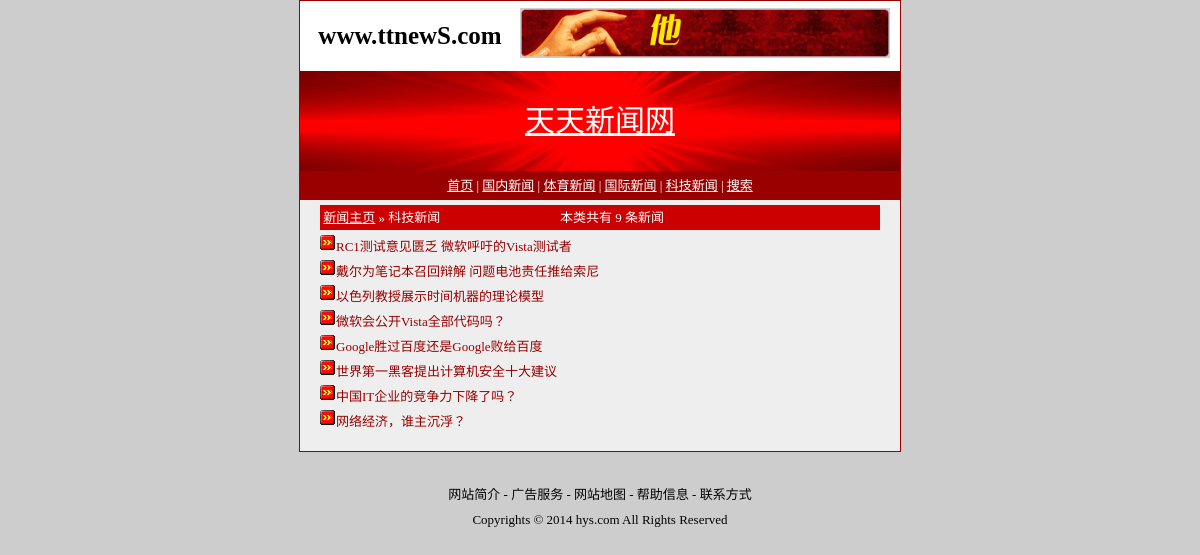
The app's page /newstype.php?typeId=4 with its own data.
### tables this page shows
create table newsTypes
(
	typeId			int				auto_increment			primary key,
	typeName		varchar(40)		not null,
	articleNums		int				default 0
);

create table newsArticles
(
	articleId		int				auto_increment			primary key,
	content			text			not null,
	title			varchar(500)	not null,
	typeId			int				not null,
	foreign key (typeId) references newsTypes(typeId),
	userName		varchar(100)	not null,
	writer			varchar(100)		null,
	source			varchar(400)		null,
	hints			int				default 0,
	dateandtime		timestamp		default current_timestamp,
	checkup			int				default 0,
	imagepath		varchar(100)		null
);

### conn/DbConn.php (called while the page is built, shortened)
<?php
	class DbConn
	{
		public static function getInstance()
		{
			static $obj = NULL;
			if($obj == NULL)
			{
				$obj = new DbConn();
			}
			return $obj;
		}
		public function queryOne($sql)
		{
			$this->rs = mysql_query($sql);
			$result = NULL;
			if($row = mysql_fetch_array($this->rs))
			{
				$result = $row;
			}
			return $result;
		}
		public function queryAll($sql)
		{
			$this->rs = mysql_query($sql);
			$result = array();
			while($row = mysql_fetch_array($this->rs))
			{
				$result[] = $row;
			}
			return $result;
		}
	}
?>

### dbio/NewsTypes.php (called while the page is built, shortened)
<?php
	if(file_exists("conn/DbConn.php"))
	{
		include_once 'conn/DbConn.php';
	}
	else
	{
		include_once '../conn/DbConn.php';
	}
	class NewsTypes
	{
		public static function getNewsTypeById($typeId)
		{
			$sql = "select * from newsTypes where typeId={$typeId}";
			$conn = DbConn::getInstance();
			$result = $conn->queryOne($sql);
			return $result;
		}
		public static function getNewsTypes()
		{
			$sql = "select * from newsTypes";
			$conn = DbConn::getInstance();
			$result = $conn->queryAll($sql);
			return $result;
		}
	}
?>

### dbio/NewsArticles.php (called while the page is built, shortened)
<?php
	if(file_exists("conn/DbConn.php"))
	{
		include_once 'conn/DbConn.php';
	}
	else
	{
		include_once '../conn/DbConn.php';
	}
	class NewsArticles
	{
		public static function getNewsByTypeId($typeId)
		{
			$sql = "select * from newsArticles where typeId={$typeId}";
			$conn = DbConn::getInstance();
			$result = $conn->queryAll($sql);
			return $result;
		}
	}
?>

### newstype.php (the view, shortened to what this page needs)
<?php
	include_once 'dbio/NewsTypes.php';
	include_once 'dbio/NewsArticles.php';
	$typeId = $_GET["typeId"];
	$newsTypes = NewsTypes::getNewsTypes();
	$newsInfo = NewsArticles::getNewsByTypeId($typeId);
	$newsType = NewsTypes::getNewsTypeById($typeId);
?>
<html>
  <head>
    <link href="css/news.css" type="text/css" rel="stylesheet" />
  </head>
  <body>
    <?php include_once 'header.php';?>
	<div class="mainDiv clear">
	  <div class="newsTypeDiv">
	    <div class="newsTypeDiv1">&nbsp;<a href="index.php" class="a">新闻主页</a> &raquo; <?php echo $newsType["typeName"]?></div>
	    <div class="newsTypeDiv2">本类共有 <?php echo $newsType["articleNums"]?> 条新闻</div>
	  </div>
<?php
	foreach ($newsInfo as $v)
	{
?>
	  <div class="newsTypeDiv3">
	    <img src="images/makealltop.gif"><a href="news.php?articleId=<?php echo $v["articleId"]?>"><?php echo $v["title"]?></a>
	  </div>
<?php
	}
?>
	  <div class="newsTypeDiv3">&nbsp;</div>
	</div>
    <?php include_once 'footer.php';?>
  </body>
</html>

### header.php
    <div class="headDiv">
      <div class="headDiv1">
        <div class="headDiv10">www.<b>ttnewS</b>.com</div>
        <div class="headDiv11"><img src="images/banner17.gif" width="370" height="50"></div>
      </div>
      <div class="headDiv2">天天新闻网</div>
    </div>
<div class="menuDiv">
  <a href="index.php" class="a">首页</a> |
<?php
	foreach ($newsTypes as $v)
	{
?>
  <a href="newstype.php?typeId=<?php echo $v["typeId"]?>" class="a"><?php echo $v["typeName"]?></a> |
<?php
	}
?>
  <a href="search.php" class="a">搜索</a>
</div>

### css/news.css (style rules this page uses)
body { font-size:13px; text-align:center; margin-top:0px; background-color:#CECDCD; }
.newsTypeDiv3 { width:560px; margin:5px auto 0px auto; text-align:left; }
.newsTypeDiv1 { float:left; width:240px; height:25px; line-height:25px; vertical-align:middle; text-align:left; color:white; }
.newsTypeDiv2 { float:left; width:310px; height:25px; line-height:25px; vertical-align:middle; text-align:left; color:white; }
.newsTypeDiv { width:560px; height:25px; background-color:#CC0001; margin:5px auto 0px auto; }
a { color:#990100; font-size:13px; text-decoration:none; }
.clear:after { content:"."; visibility:hidden; display:block; height:0px; clear:both; }
.mainDiv { width:600px; border:1px solid #990100; margin:0px auto 0px auto; background-color:#EEEEEE; }
.a { color:white; font-size:13px; text-decoration:underline; }
.menuDiv { width:600px; background-color:#990100; border:1px solid #990100; font-size:13px; margin:0px auto 0px auto; height:25px; line-height:25px; vertical-align:middle; color:white; }
.headDiv2 { background-image:url("../images/image1.gif"); height:100px; width:600px; margin:0px auto 0px auto; line-height:100px; vertical-align:middle; color:white; text-align:center; text-decoration:underline; font-size:30px; }
.headDiv11 { float:left; margin-top:7px; }
.headDiv10 { float:left; height:70px; line-height:70px; vertical-align:middle; width:220px; font-size:25px; font-family:Times New Roman; font-weight:bold; }
.headDiv1 { background-color:white; width:600px; height:70px; }
.headDiv { width:600px; border:1px solid #990100; margin:0px auto 0px auto; }

### records on screen
newstypes: typeName "国内新闻"
newstypes: typeName "体育新闻"
newstypes: typeName "国际新闻"
newstypes: typeName "科技新闻", articleNums "9"
newsarticles: title "RC1测试意见匮乏 微软呼吁的Vista测试者"
newsarticles: title "戴尔为笔记本召回辩解 问题电池责任推给索尼"
newsarticles: title "以色列教授展示时间机器的理论模型"
newsarticles: title "微软会公开Vista全部代码吗？"
newsarticles: title "Google胜过百度还是Google败给百度"
newsarticles: title "世界第一黑客提出计算机安全十大建议"
newsarticles: title "中国IT企业的竞争力下降了吗？"
newsarticles: title "网络经济，谁主沉浮？"
